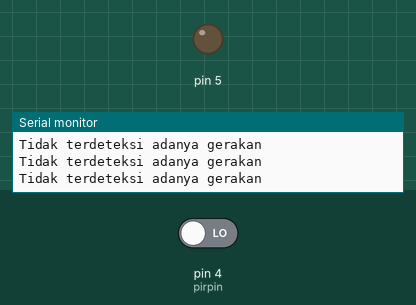
This sketch was run on a simulated Arduino Uno, built with avr-gcc and run on an emulated ATmega328P. Shown: output pins drawn as LEDs (lit = HIGH), the last lines printed to the serial monitor. The inputs (shaded band) are chosen by the test bench; at power-on: pin 4 (pirpin) LOW.

Above: at 2.8 s.
2.9 s: pin 4 (pirpin) driven HIGH
At 3.9 s:
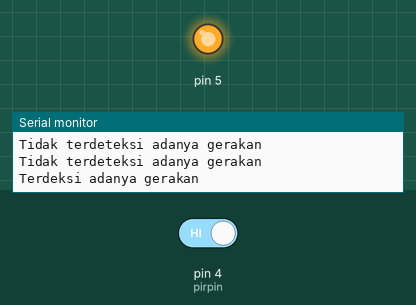
4.5 s: pin 4 (pirpin) driven LOW
At 5.4 s:
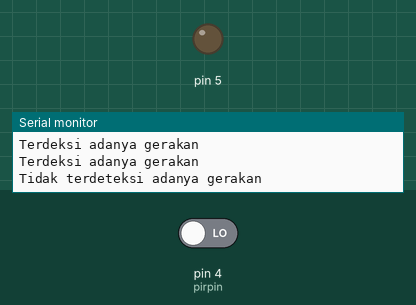
Timing chart, 0 to 7.5 s (numbered marks = the images above; inputs shaded):
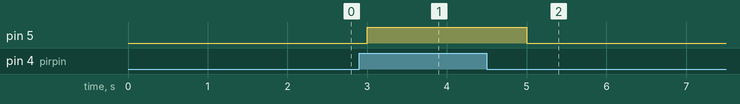

Measured:
- after the input at 2.9 s, pin 5: LOW → HIGH after 0.10 s
- after the input at 4.5 s, pin 5: HIGH → LOW after 0.50 s

The sketch:

Latihan3.ino
```cpp
int pirpin = 4;
int PIRstatus = 0;

void setup() {
  // put your setup code here, to run once:
pinMode(4, INPUT);
pinMode(5, OUTPUT);
Serial.begin(9600);
}

void loop() {
  // put your main code here, to run repeatedly:
PIRstatus = digitalRead(pirpin);
if(PIRstatus == HIGH){
    Serial.println("Terdeksi adanya gerakan");
    digitalWrite(5, HIGH);
  }
  else{
    Serial.println("Tidak terdeteksi adanya gerakan");
    digitalWrite(5, LOW);
  }
  delay(1000);
}
```
